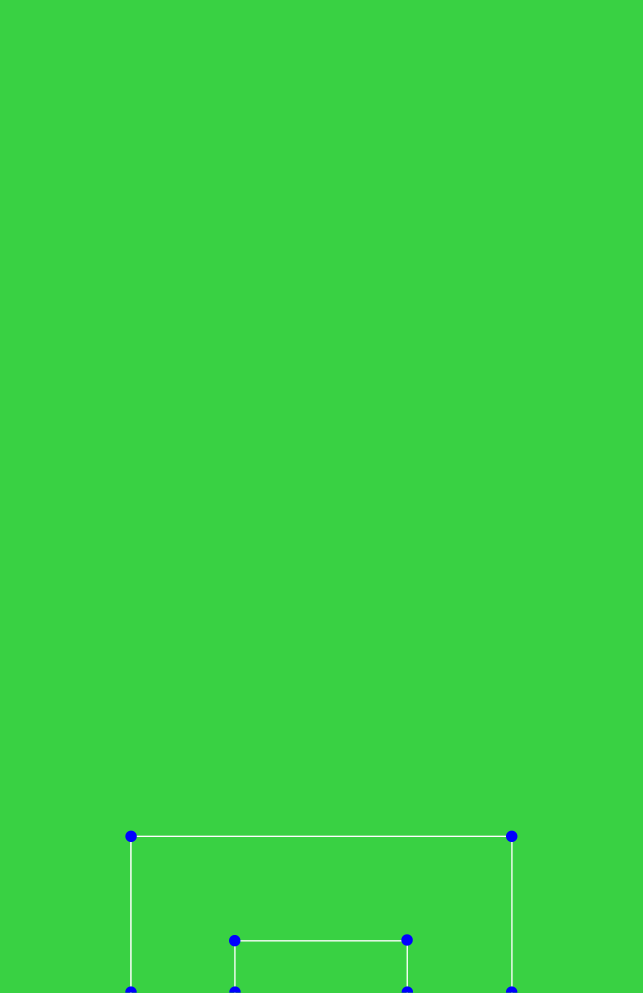
#> input picture Second Project/plane_field.png, 1928 x 2977 px (shown at 1/3 size)
$ python get-blue.py
#> lines starting #> are read from the running program, lines starting #| are printed output that depends on the picture; after the words box and inside, x2 and y2 are one past the last pixel; in counts of white or black regions, pixels touching at a corner belong together
import argparse
import numpy as np
import cv2

# construct the argument parser and parse the arguments
"""
ap = argparse.ArgumentParser()
ap.add_argument("-i", "--image", required=True, help="path to input image")
args = vars(ap.parse_args())
"""

img = cv2.imread('plane_field.png')
#> img is the input picture: shape (2977, 1928, 3); mean B, G, R 67.5, 208.9, 57.3

scale_percent = 20
height = int(img.shape[0] * scale_percent / 100)
#> height = 595
width = int(img.shape[1] * scale_percent / 100)
#> width = 385
dim = (width, height)
#> dim = (385, 595)

img = cv2.resize(img, dim, interpolation = cv2.INTER_AREA)
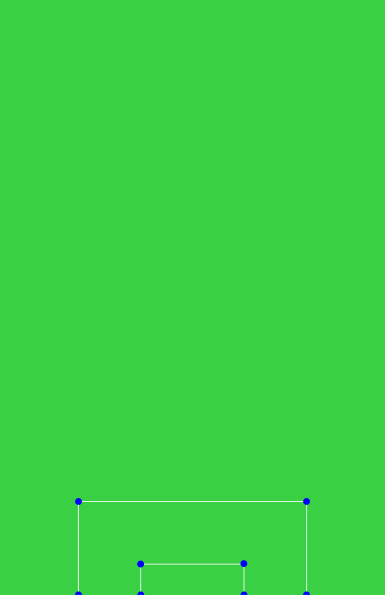
#> img: shape (595, 385, 3); mean B, G, R 67.5, 208.9, 57.3


hsv = cv2.cvtColor(img, cv2.COLOR_BGR2HSV)
#> hsv: shape (595, 385, 3); mean H, S, V 62.1, 184.7, 209.1
rgb = cv2.cvtColor(img, cv2.COLOR_BGR2RGB)

# Masks out any green color
lower_blue = np.array([100,150,0])
upper_blue = np.array([140,255,255])

mask = cv2.inRange(hsv, lower_blue, upper_blue)
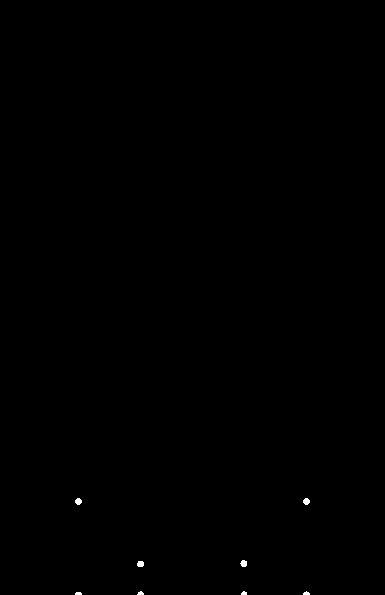
#> mask: shape (595, 385); 0.1% white; 8 white regions (2 under 20 px)
blue = cv2.bitwise_and(img, img, mask=mask)

blue_points = []

contours, hierarchy = cv2.findContours(mask, cv2.RETR_EXTERNAL, cv2.CHAIN_APPROX_SIMPLE)
#> contours = 8 contours, 4 with area under 20; largest, box (x1, y1, x2, y2) and area: (240, 560, 247, 567) 28, (303, 498, 310, 505) 28, (75, 498, 82, 505) 28, (137, 561, 144, 567) 27
for c in contours:
    x, y, w, h = cv2.boundingRect(c)
    blue_points.append((int(round(x + w/2)), int(round(y + h/2))))
    cv2.rectangle(blue, (x, y), (x + w, y + h), (0, 0, 255), 1)
#> this loop made 8 passes
#> (x, y, w, h) on passes 1 to 8: (75, 592, 7, 3), (303, 591, 7, 4), (241, 591, 6, 4), (137, 591, 7, 4), (137, 561, 7, 6), (240, 560, 7, 7), (303, 498, 7, 7), (75, 498, 7, 7)
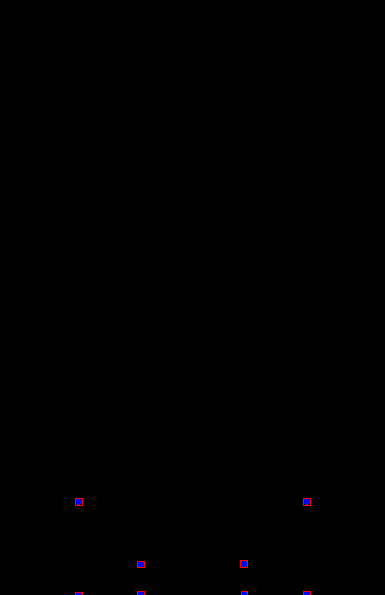
#> blue: shape (595, 385, 3); mean B, G, R 0.2, 0, 0.2
#> after the loop, blue_points = [(78, 594), (306, 593), (244, 593), (140, 593), (140, 564), (244, 564), (306, 502), (78, 502)]

print(blue_points)
#| [(78, 594), (306, 593), (244, 593), (140, 593), (140, 564), (244, 564), (306, 502), (78, 502)]

cv2.imshow('image', mask)
cv2.imshow('blue', blue)
cv2.waitKey(0)
